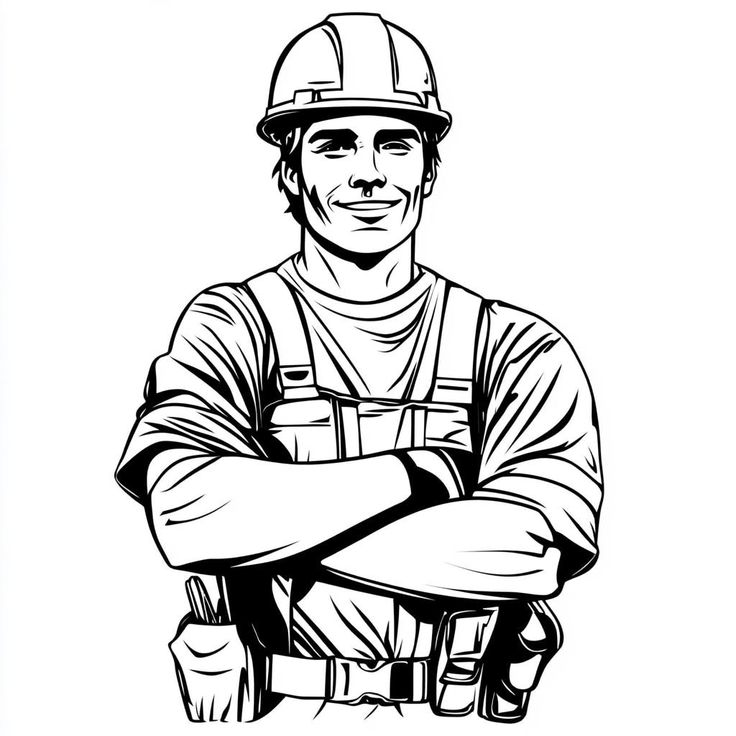
#> input picture gra.jpg, 736 x 736 px
$ python -i encrypt.py   (imports and definitions only)
#> lines starting #> are read from the running program, lines starting #| are printed output that depends on the picture; after the words box and inside, x2 and y2 are one past the last pixel; in counts of white or black regions, pixels touching at a corner belong together
from PIL import Image
import random

def vc_encrypt(image_path):
#> called with image_path = 'gra.jpg'
    img = Image.open(image_path).convert("1")
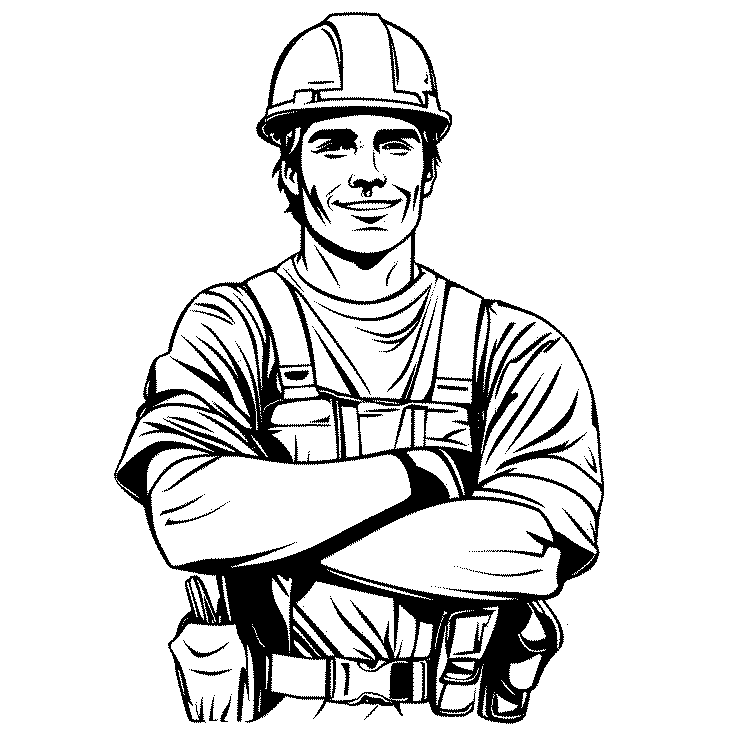
#> img: PIL image 736x736 1; 86.2% white; 137 black regions (95 under 20 px), largest, box (x1, y1, x2, y2) and area: (114, 12, 604, 724) 66796, (318, 283, 432, 353) 854, (308, 128, 358, 155) 826
    width, height = img.size
#> width = 736; height = 736

    share1 = Image.new("1", (width * 2, height * 2))
#> share1: PIL image 1472x1472 1; every value is 0
    share2 = Image.new("1", (width * 2, height * 2))

    for y in range(height):
        for x in range(width):
            pixel = img.getpixel((x, y))
            pattern = random.choice([0, 1])
            if pixel == 0:
                p1, p2 = ([1, 0], [0, 1]) if pattern else ([0, 1], [1, 0])
            else:
                p1, p2 = ([1, 0], [1, 0]) if pattern else ([0, 1], [0, 1])

            for dx in range(2):
                for dy in range(2):
                    share1.putpixel((x * 2 + dx, y * 2 + dy), p1[dy])
                    share2.putpixel((x * 2 + dx, y * 2 + dy), p2[dy])
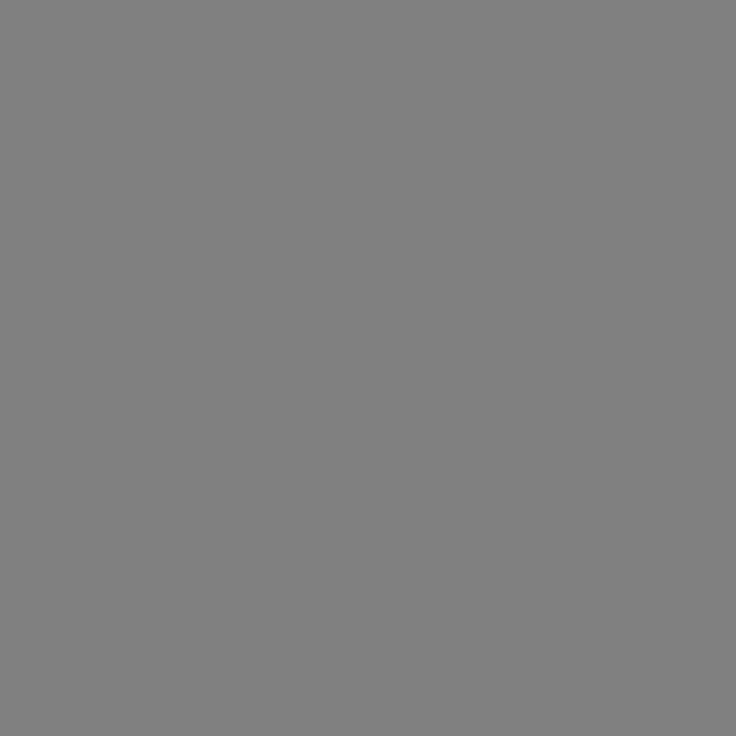
#> share1: PIL image 1472x1472 1 (shown at 1/2 size); 50% white in thin lines or dots
#> share2: PIL image 1472x1472 1; 50% white in thin lines or dots

    share1_path = "share1.png"
    share2_path = "share2.png"
    share1.save(share1_path)
    share2.save(share2_path)
    return share1_path, share2_path

>>> result = vc_encrypt('gra.jpg')
